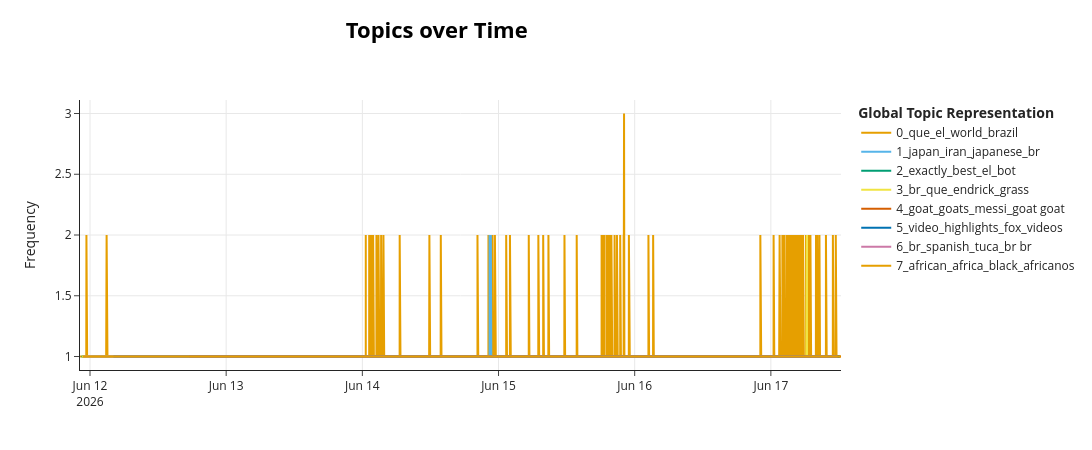

Notebook code for this chart:
### Markdown cell above
---

### 4. Evolución temporal de tópicos

BERTopic puede calcular cómo cambia la prevalencia de cada tópico en el tiempo. Con un solo partido, la granularidad disponible es la fecha/hora de publicación del comentario.

### Code cell
if df is not None and not df.empty and 'topic' in df.columns:
    timestamps = pd.to_datetime(df['published_at'], errors='coerce')

    if timestamps.notna().sum() > 10:
        tot_df = topics_over_time_df(model, texts, timestamps)
        if not tot_df.empty:
            print(f"Evolución temporal calculada: {tot_df.shape[0]} filas")
            # BERTopic built-in visualization
            try:
                fig = model.visualize_topics_over_time(tot_df, top_n_topics=min(8, tot_df['Topic'].nunique()))
                fig.show()
            except Exception as exc:
                print(f"Visualización no disponible: {exc}")
                # Fallback: show raw
                display(tot_df.head(10))
        else:
            print("No se pudo calcular la evolución temporal (posiblemente muy pocos datos).")
    else:
        print(f"Solo {timestamps.notna().sum()} comentarios con timestamp válido — insuficiente para evolución temporal significativa.")

### Figure 1 — Plotly figure (JSON) as saved in the notebook; plotly's stock layout.template omitted (floating-point values rounded to 4 significant figures; data arrays with more than 128 entries replaced by an {"elided": "..."} marker saying what was removed)
{"data": [{"hoverinfo": "text", "hovertext": {"elided": "7341 str values"}, "marker": {"color": "#E69F00"}, "mode": "lines", "name": "0_que_el_world_brazil", "type": "scatter", "x": {"elided": "7341 str values"}, "y": {"elided": "7341 int values"}}, {"hoverinfo": "text", "hovertext": {"elided": "662 str values"}, "marker": {"color": "#56B4E9"}, "mode": "lines", "name": "1_japan_iran_japanese_br", "type": "scatter", "x": {"elided": "662 str values"}, "y": {"elided": "662 int values"}}, {"hoverinfo": "text", "hovertext": {"elided": "654 str values"}, "marker": {"color": "#009E73"}, "mode": "lines", "name": "2_exactly_best_el_bot", "type": "scatter", "x": {"elided": "654 str values"}, "y": {"elided": "654 int values"}}, {"hoverinfo": "text", "hovertext": {"elided": "402 str values"}, "marker": {"color": "#F0E442"}, "mode": "lines", "name": "3_br_que_endrick_grass", "type": "scatter", "x": {"elided": "402 str values"}, "y": {"elided": "402 int values"}}, {"hoverinfo": "text", "hovertext": {"elided": "263 str values"}, "marker": {"color": "#D55E00"}, "mode": "lines", "name": "4_goat_goats_messi_goat goat", "type": "scatter", "x": {"elided": "263 str values"}, "y": {"elided": "263 int values"}}, {"hoverinfo": "text", "hovertext": {"elided": "188 str values"}, "marker": {"color": "#0072B2"}, "mode": "lines", "name": "5_video_highlights_fox_videos", "type": "scatter", "x": {"elided": "188 str values"}, "y": {"elided": "188 int values"}}, {"hoverinfo": "text", "hovertext": {"elided": "152 str values"}, "marker": {"color": "#CC79A7"}, "mode": "lines", "name": "6_br_spanish_tuca_br br", "type": "scatter", "x": {"elided": "152 str values"}, "y": {"elided": "152 int values"}}, {"hoverinfo": "text", "hovertext": {"elided": "147 str values"}, "marker": {"color": "#E69F00"}, "mode": "lines", "name": "7_african_africa_black_africanos", "type": "scatter", "x": {"elided": "147 str values"}, "y": {"elided": "147 int values"}}], "layout": {"height": 450, "hoverlabel": {"bgcolor": "white", "font": {"family": "Rockwell", "size": 16}}, "legend": {"title": {"text": "<b>Global Topic Representation"}}, "title": {"font": {"color": "Black", "size": 22}, "text": "<b>Topics over Time</b>", "x": 0.4, "xanchor": "center", "y": 0.95, "yanchor": "top"}, "width": 1250, "xaxis": {"showgrid": true}, "yaxis": {"showgrid": true, "title": {"text": "Frequency"}}}}
